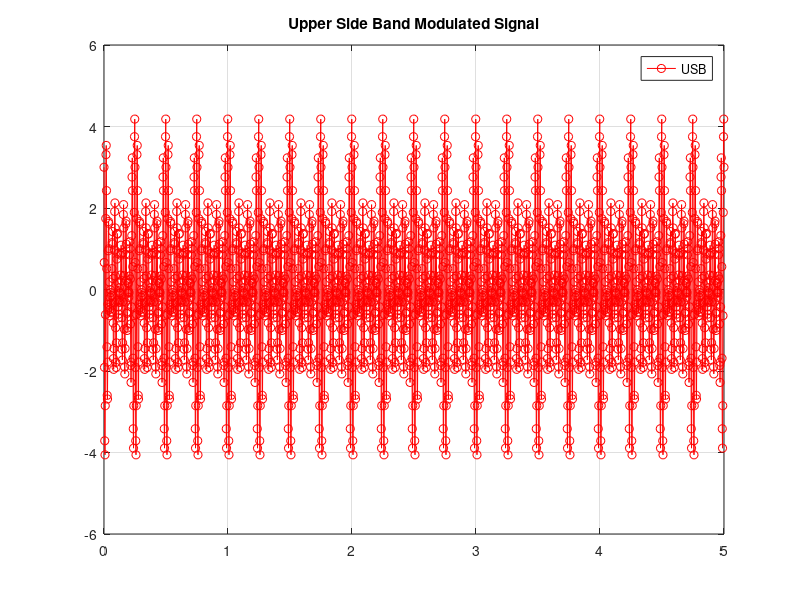
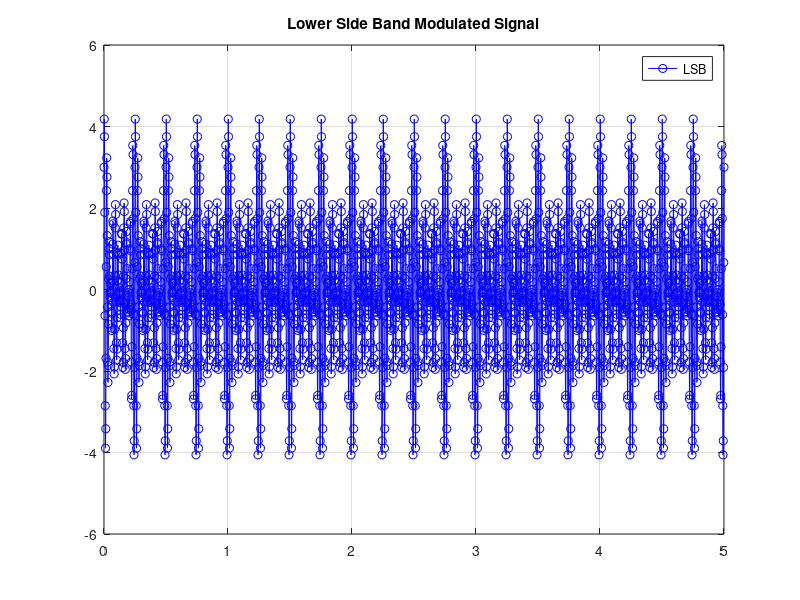
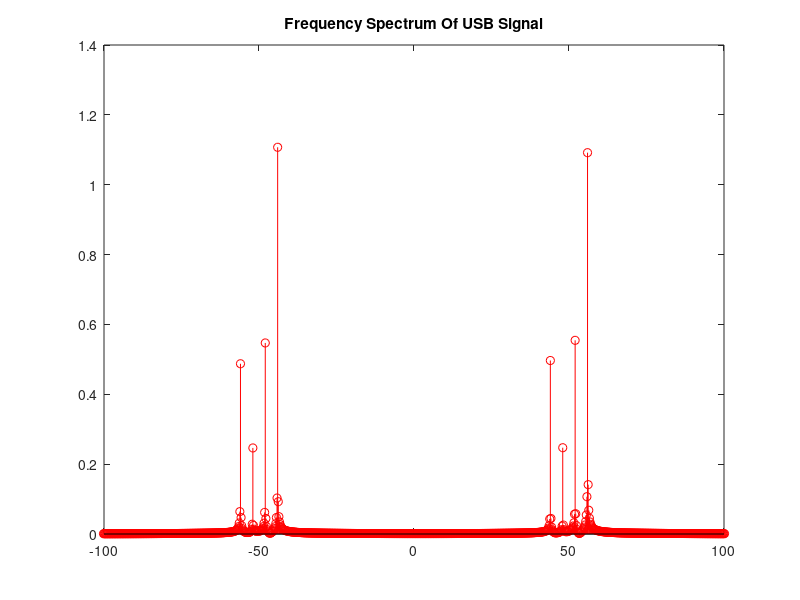
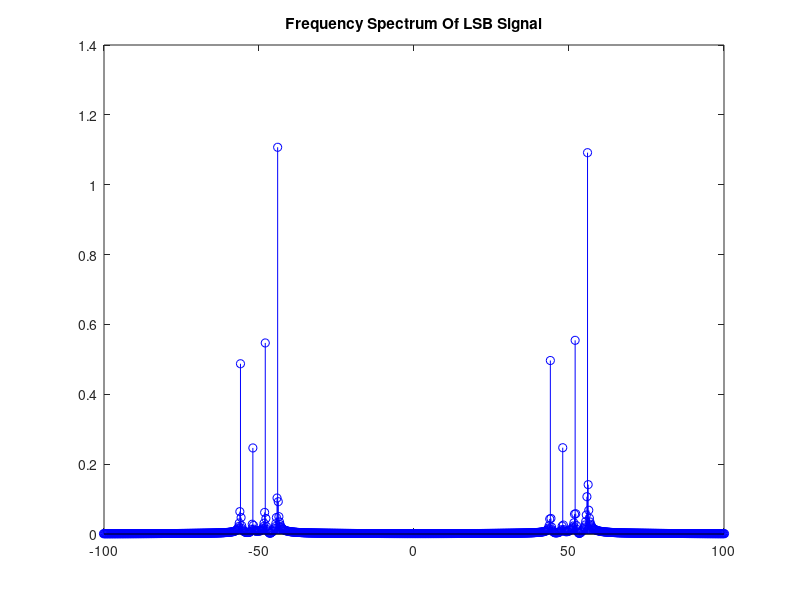

The MATLAB source for these figures, in order: (Note: this script raises an error after producing the figures.)
clc; close all; clear all;

%Sampling frequency
fs = 500;

fm = 2;

fc = 50;

t = 0 : 1/fs :5;

m = cos(2*pi*fm*t) + 2*cos(6*pi*fm*t)

mh = hilbert(m);

usb = m.*cos(2*pi*fc*t) - mh .* sin(2*pi*fc*t);
lsb = m.*cos(2*pi*fc*t) + mh .* sin(2*pi*fc*t);

figure(1)
plot(t,usb,'r-o')
grid on;
title("Upper Side Band Modulated Signal")
legend("USB")

figure(2)
plot(t,lsb,'b-o');
grid on
title("Lower Side Band Modulated Signal")
legend("LSB")


figure(3)
ns = length(usb);
fre_s = fftshift(fft(usb,ns));
f_s = (-(ns-1)/2:(ns-1)/2)*(fs/ns);
stem(f_s,abs(fre_s)/ns,"r-o");
xlim([-100 100])
title("Frequency Spectrum Of USB Signal")

figure(4)
ns = length(lsb);
fre_s = fftshift(fft(lsb,ns));
f_s = (-(ns-1)/2:(ns-1)/2)*(fs/ns);
stem(f_s,abs(fre_s)/ns,"b-o");
xlim([-100 100])
title("Frequency Spectrum Of LSB Signal")


usbDemod = usb .* cos(2*pi*fc*t)*2;
figure(5)
ns = length(usbDemod);
fre_s = fftshift(fft(usbDemod,ns));
f_s = (-(ns-1)/2:(ns-1)/2)*(fs/ns);
stem(f_s,abs(fre_s)/ns,"r-o");
xlim([-100 100])
title("Frequency Spectrum Of Demodulated LSB Signal")

fcutoff = 30;
lpf = designfilt('lowpassfir','PassbandFrequency',fcutoff,'StopbandFrequency',fcutoff+20,...
    'SampleRate',fs);
fvtool(lpf);
usbFiltered = filter(lpf,usbDemod);

figure(7)
plot(t,usbFiltered,'b-o','LineWidth',2)
hold on;
grid on;
plot(t,m,'r-o','LineWidth',2)
legend("Demodulated Signal","Original Signal")


figure(8)
ns = length(usbFiltered);
fre_s = fftshift(fft(usbFiltered,ns));
f_s = (-(ns-1)/2:(ns-1)/2)*(fs/ns);
subplot(1,2,1)
stem(f_s,abs(fre_s)/ns,"r-o");
axis([-100 100 -0.5 1.5])
title("Demodulated Signal Spectrum ")

ns = length(m);
fre_s = fftshift(fft(m,ns));
f_s = (-(ns-1)/2:(ns-1)/2)*(fs/ns);
subplot(1,2,2)
stem(f_s,abs(fre_s)/ns,"b-o");
axis([-100 100 -0.5 1.5])
title("Original Signal Spectrum")


